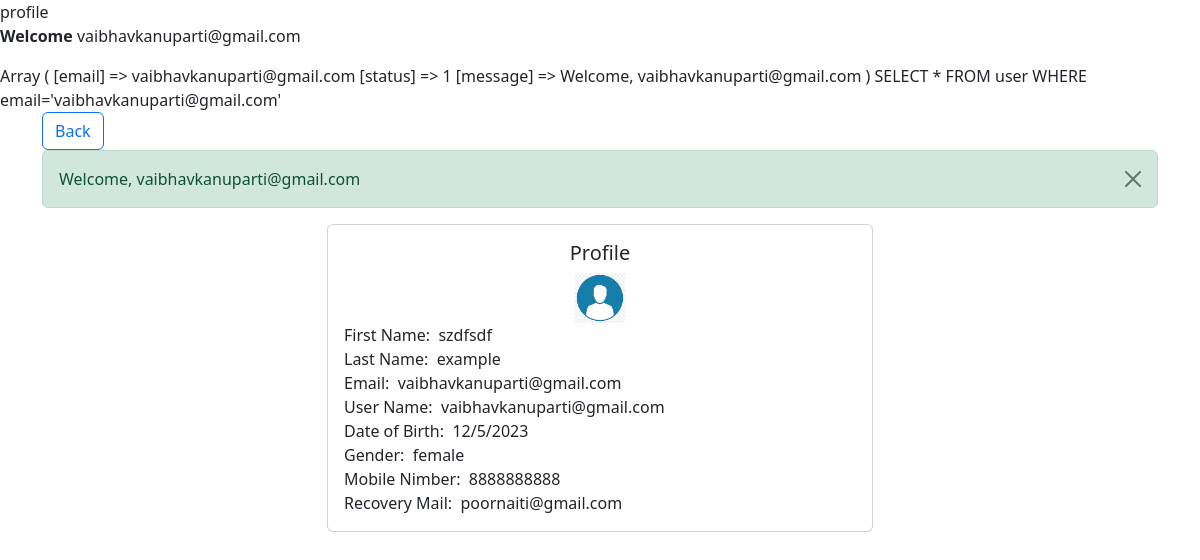
The app's page /profile.php (signed in) with its own data.
### tables this page shows
CREATE TABLE `user` (
  `id` int(50) NOT NULL,
  `email` varchar(50) NOT NULL,
  `firstname` varchar(50) NOT NULL,
  `lastname` varchar(50) DEFAULT NULL,
  `password` varchar(100) NOT NULL,
  `phoneno` varchar(50) NOT NULL,
  `dateofbirth` varchar(50) DEFAULT NULL,
  `gender` varchar(50) DEFAULT NULL,
  `mobilenumber` varchar(50) DEFAULT NULL,
  `recoverymail` varchar(50) DEFAULT NULL,
  `image` varchar(100) DEFAULT NULL,
  `timestamp` datetime NOT NULL DEFAULT current_timestamp()
);

### profile.php (the view, shortened to what this page needs)
<?php
include 'dbconnection.php';
include 'includes/header.php';
?>
<p><b>Welcome</b> <?php echo $_SESSION['email'];?></p>
<?php
$email=$_SESSION['email'];
print_r($_SESSION);
echo "SELECT * FROM user WHERE email='$email'";
$sql=$conn->query("SELECT * FROM user WHERE email='$email'");
$row=$sql ->fetch_assoc();
?>
<div class="container">
   <a href="dashboard.php" class="btn btn-outline-primary">Back</a>
    <?php include 'session_message.php';?>
    <div class="row justify-content-center">
        <div class="col-sm-6">
            <div class="card">
                <div class="card-body">
                    <h5><div class="card-title text-center">Profile</div></h5>
                     <div class="text-center">
                            <img src="images/<?= $row['image'];?>" width="50" height="50"></img><br>
                    </div>
                    First Name:&nbsp;&nbsp;<?= $row['firstname'];?><br>
                    Last Name:&nbsp;&nbsp;<?= $row['lastname'];?><br>
                    Email:&nbsp;&nbsp;<?= $row['email'];?><br>
                    User Name:&nbsp;&nbsp;<?= $row['email'];?><br>
                    Date of Birth:&nbsp;&nbsp;<?= $row['dateofbirth'];?><br>
                    Gender:&nbsp;&nbsp;<?= $row['gender'];?><br>
                    Mobile Nimber:&nbsp;&nbsp;<?= $row['mobilenumber'];?><br>
                    Recovery Mail:&nbsp;&nbsp;<?= $row['recoverymail'];?>
                </div>
            </div>
        </div>
    </div>
</div>

### includes/header.php (shortened to what this page needs)
<!DOCTYPE html>
<html lang="en">
<head>
    <link href="https://cdn.jsdelivr.net/npm/bootstrap@5.2.3/dist/css/bootstrap.min.css" rel="stylesheet">
    <link href="https://cdnjs.cloudflare.com/ajax/libs/bootstrap-datepicker/1.5.0/css/bootstrap-datepicker.css" rel="stylesheet">
   <link href="//cdn.datatables.net/1.13.4/css/jquery.dataTables.min.css" rel="stylesheet">
</head>

### session_message.php (shortened to what this page needs)
<?php
if(isset($_SESSION['status'])){
?>
<div class="alert alert-<?= $_SESSION['status']==1 ? 'success': 'danger';?> alert-dismissible" role="alert">
    <?= $_SESSION['message']; ?>
    <button type="button" class="btn-close" data-bs-dismiss="alert" aria-label="Close"></button>
</div>
<?php
}?>

### records on screen
user: image (picture), firstname "szdfsdf", lastname "example", email "vaibhavkanuparti@gmail.com", dateofbirth "12/5/2023", gender "female", mobilenumber "8888888888", recoverymail "poornaiti@gmail.com"

### other values on screen
$_SESSION['email'] "vaibhavkanuparti@gmail.com"
$email "vaibhavkanuparti@gmail.com"
$_SESSION['message'] "Welcome, vaibhavkanuparti@gmail.com"
